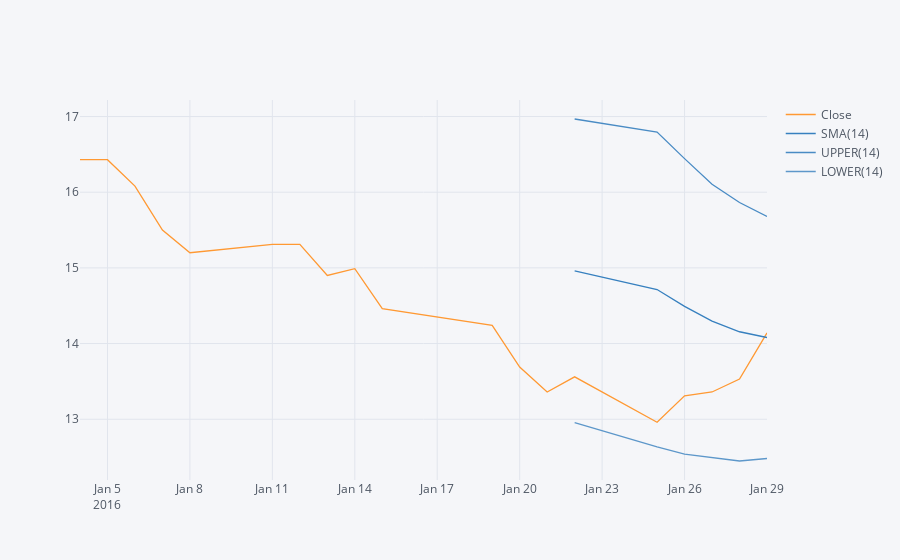

The code cell stored with this chart in its notebook:
### Markdown cell above
**Use .ta_plot(study='boll') to create a Bollinger Band Plot for Bank of America for the year 2015.**

### Code cell
BAC['Close'].loc['2016-01-01':'2016-01-31'].ta_plot(study='boll')

### Figure 1 — Plotly figure (JSON) as saved in the notebook; plotly's stock layout.template omitted (floating-point values rounded to 4 significant figures)
{"data": [{"line": {"color": "rgba(255, 153, 51, 1.0)", "dash": "solid", "shape": "linear", "width": 1.3}, "mode": "lines", "name": "Close", "text": "", "type": "scatter", "x": ["2016-01-04", "2016-01-05", "2016-01-06", "2016-01-07", "2016-01-08", "2016-01-11", "2016-01-12", "2016-01-13", "2016-01-14", "2016-01-15", "2016-01-19", "2016-01-20", "2016-01-21", "2016-01-22", "2016-01-25", "2016-01-26", "2016-01-27", "2016-01-28", "2016-01-29"], "y": [16.43, 16.43, 16.08, 15.5, 15.2, 15.31, 15.31, 14.9, 14.99, 14.46, 14.24, 13.69, 13.36, 13.56, 12.96, 13.31, 13.36, 13.53, 14.14]}, {"line": {"color": "rgba(55, 128, 191, 1.0)", "dash": "solid", "shape": "linear", "width": 1.3}, "mode": "lines", "name": "SMA(14)", "text": "", "type": "scatter", "x": ["2016-01-04", "2016-01-05", "2016-01-06", "2016-01-07", "2016-01-08", "2016-01-11", "2016-01-12", "2016-01-13", "2016-01-14", "2016-01-15", "2016-01-19", "2016-01-20", "2016-01-21", "2016-01-22", "2016-01-25", "2016-01-26", "2016-01-27", "2016-01-28", "2016-01-29"], "y": ["", "", "", "", "", "", "", "", "", "", "", "", "", 14.96, 14.71, 14.49, 14.3, 14.16, 14.08]}, {"line": {"color": "rgba(55, 128, 191, 0.8999999999999999)", "dash": "solid", "shape": "linear", "width": 1.3}, "mode": "lines", "name": "UPPER(14)", "text": "", "type": "scatter", "x": ["2016-01-04", "2016-01-05", "2016-01-06", "2016-01-07", "2016-01-08", "2016-01-11", "2016-01-12", "2016-01-13", "2016-01-14", "2016-01-15", "2016-01-19", "2016-01-20", "2016-01-21", "2016-01-22", "2016-01-25", "2016-01-26", "2016-01-27", "2016-01-28", "2016-01-29"], "y": ["", "", "", "", "", "", "", "", "", "", "", "", "", 16.97, 16.79, 16.44, 16.1, 15.86, 15.68]}, {"line": {"color": "rgba(55, 128, 191, 0.7999999999999998)", "dash": "solid", "shape": "linear", "width": 1.3}, "mode": "lines", "name": "LOWER(14)", "text": "", "type": "scatter", "x": ["2016-01-04", "2016-01-05", "2016-01-06", "2016-01-07", "2016-01-08", "2016-01-11", "2016-01-12", "2016-01-13", "2016-01-14", "2016-01-15", "2016-01-19", "2016-01-20", "2016-01-21", "2016-01-22", "2016-01-25", "2016-01-26", "2016-01-27", "2016-01-28", "2016-01-29"], "y": ["", "", "", "", "", "", "", "", "", "", "", "", "", 12.96, 12.63, 12.54, 12.49, 12.45, 12.48]}], "layout": {"legend": {"bgcolor": "#F5F6F9", "font": {"color": "#4D5663"}}, "paper_bgcolor": "#F5F6F9", "plot_bgcolor": "#F5F6F9", "title": {"font": {"color": "#4D5663"}}, "xaxis": {"gridcolor": "#E1E5ED", "showgrid": true, "tickfont": {"color": "#4D5663"}, "title": {"font": {"color": "#4D5663"}, "text": ""}, "zerolinecolor": "#E1E5ED"}, "yaxis": {"gridcolor": "#E1E5ED", "showgrid": true, "tickfont": {"color": "#4D5663"}, "title": {"font": {"color": "#4D5663"}, "text": ""}, "zerolinecolor": "#E1E5ED"}}}
